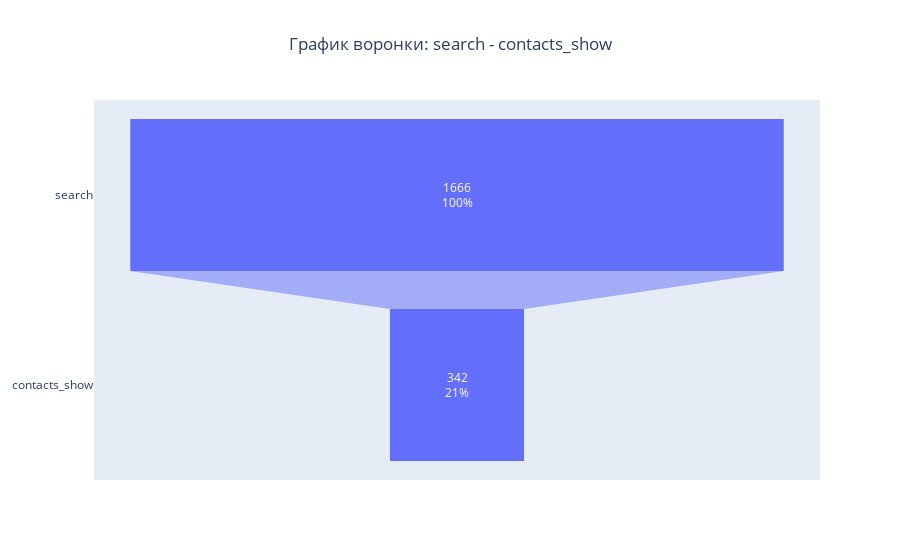

Notebook code cell kept with this figure:
### Code cell
create_funnel_df(df, ['search', 'contacts_show'], from_date=None, to_date=None, step_interval=0)

### Figure 1 — Plotly figure (JSON) as saved in the notebook; plotly's stock layout.template omitted (floating-point values rounded to 4 significant figures)
{"data": [{"textinfo": "value+percent initial", "type": "funnel", "x": [1666, 342], "y": ["search", "contacts_show"]}], "layout": {"title": {"text": "График воронки: search - contacts_show", "x": 0.5}}}
